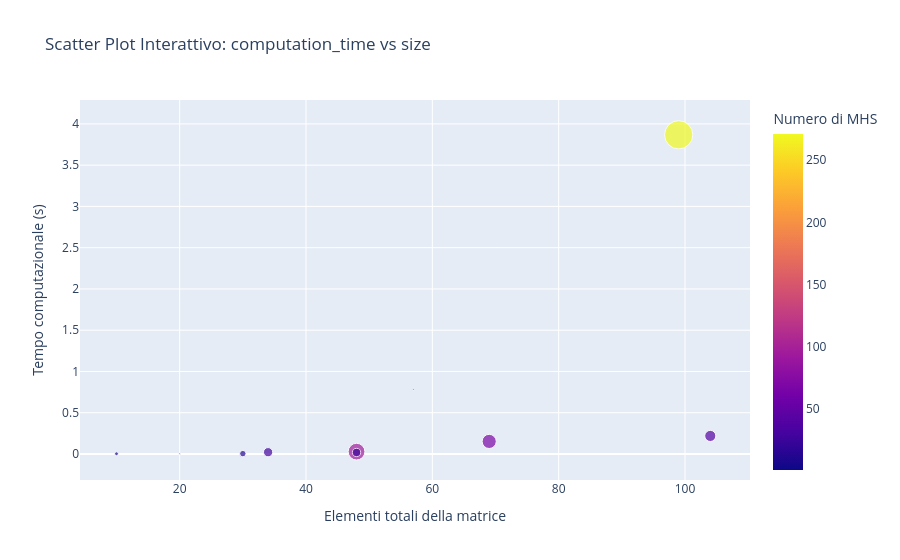

Source (notebook cell):
### Code cell
fig = px.scatter(
    df,                 
    x='size',                      
    y='computation_time',                  
    color='mhs_count',
    size='mhs_count',                 
    hover_data=['size', 'computation_time', 'mhs_count'],
    title='Scatter Plot Interattivo: computation_time vs size',
    labels={'size': 'Elementi totali della matrice', 'computation_time': 'Tempo computazionale (s)', 'mhs_count': 'Numero di MHS'}
    # marginal_x="box"
)

fig.show()

### Figure 1 — Plotly figure (JSON) as saved in the notebook; plotly's stock layout.template omitted (floating-point values rounded to 4 significant figures)
{"data": [{"customdata": [[271], [95], [23], [1], [14], [42], [29], [5], [1], [68]], "hovertemplate": "Elementi totali della matrice=%{x}<br>Tempo computazionale (s)=%{y}<br>Numero di MHS=%{marker.color}<extra></extra>", "legendgroup": "", "marker": {"color": [271, 95, 23, 1, 14, 42, 29, 5, 1, 68], "coloraxis": "coloraxis", "size": [271, 95, 23, 1, 14, 42, 29, 5, 1, 68], "sizemode": "area", "sizeref": 0.6775, "symbol": "circle"}, "mode": "markers", "name": "", "orientation": "v", "showlegend": false, "type": "scatter", "x": [99, 48, 48, 20, 30, 104, 34, 10, 57, 69], "xaxis": "x", "y": [3.868, 0.02833, 0.01834, 0.002642, 0.004027, 0.2189, 0.02146, 0.002753, 0.7843, 0.1521], "yaxis": "y"}], "layout": {"coloraxis": {"colorbar": {"title": {"text": "Numero di MHS"}}, "colorscale": [[0, "#0d0887"], [0.1111, "#46039f"], [0.2222, "#7201a8"], [0.3333, "#9c179e"], [0.4444, "#bd3786"], [0.5556, "#d8576b"], [0.6667, "#ed7953"], [0.7778, "#fb9f3a"], [0.8889, "#fdca26"], [1, "#f0f921"]]}, "legend": {"itemsizing": "constant", "tracegroupgap": 0}, "title": {"text": "Scatter Plot Interattivo: computation_time vs size"}, "xaxis": {"anchor": "y", "domain": [0, 1], "title": {"text": "Elementi totali della matrice"}}, "yaxis": {"anchor": "x", "domain": [0, 1], "title": {"text": "Tempo computazionale (s)"}}}}
